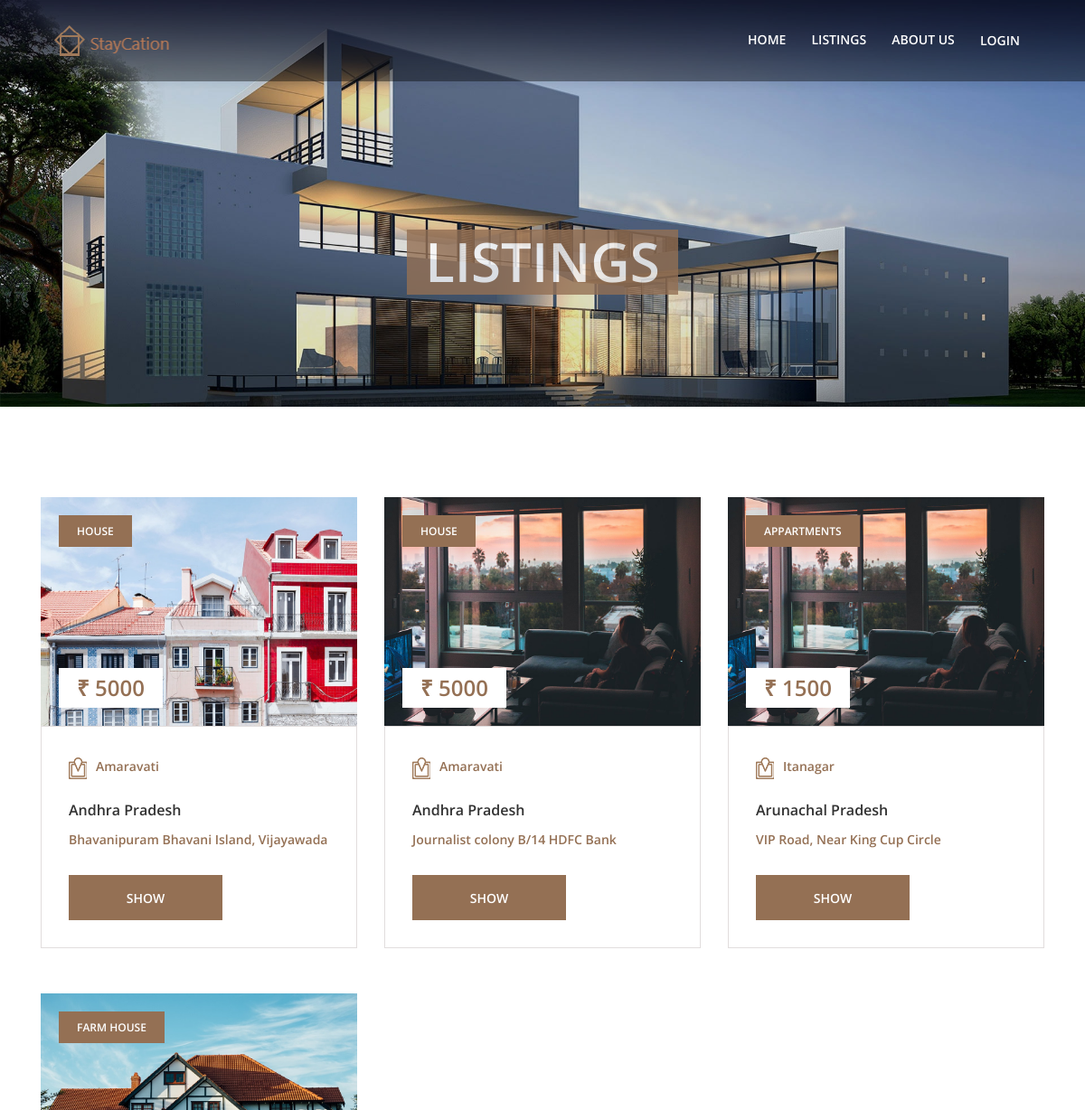
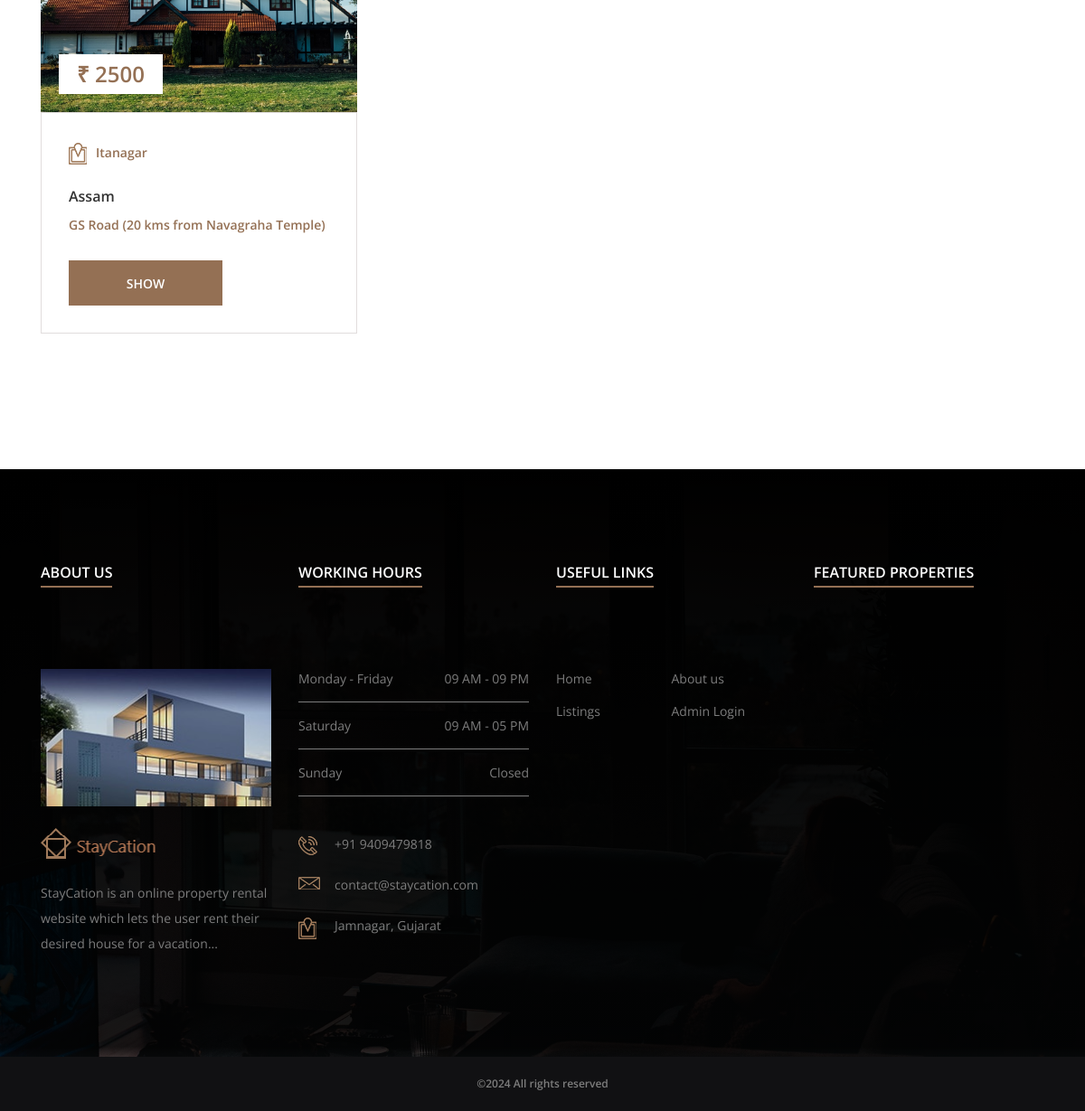
/pages/listings.php, run on the app's committed database (2 pictures, top to bottom).
### tables this page shows
CREATE TABLE `rent` (
  `id` int(11) NOT NULL,
  `categories` varchar(250) NOT NULL,
  `propertyname` varchar(250) NOT NULL,
  `state` varchar(250) NOT NULL,
  `district` varchar(250) NOT NULL,
  `address` varchar(250) NOT NULL,
  `description` varchar(250) NOT NULL,
  `amount` int(11) NOT NULL,
  `size` int(250) NOT NULL,
  `image` varchar(250) DEFAULT NULL,
  `clientid` int(11) NOT NULL
);

### includes/config.php (called while the page is built, shortened)
<?php
function urlOf($path)
{
    return BASE_URL . '/' . $path;
}

### pages/listings.php (the view)
<?php
require '../includes/config.php';
$sql = "SELECT * FROM rent";
$result = mysqli_query($connection, $sql);
$data = mysqli_fetch_all($result, MYSQLI_ASSOC);
require pathOf('includes/header.php');
?>
<section class="breadcumb-area bg-img" style="background-image: url(../img/bg-img/hero1.jpg);">
    <div class="container h-100">
        <div class="row h-100 align-items-center">
            <div class="col-12">
                <div class="breadcumb-content">
                    <h3 class="breadcumb-title">Listings</h3>
                </div>
            </div>
        </div>
    </div>
</section>
<section class="listings-content-wrapper section-padding-100">
    <div class="container">
        <div class="row">
            <?php foreach ($data as $rentdata) { ?>
                <div class="col-12 col-md-6 col-xl-4">
                    <div class="single-featured-property mb-50 wow fadeInUp" data-wow-delay="100ms">
                        <div class="property-thumb">
                            <img src="<?= urlOf('uploads/property/').$rentdata['image'] ?>" alt="">
                            <div class="tag">
                                <span><?= $rentdata['categories'] ?></span>
                            </div>
                            <div class="list-price">
                                <p>₹ <?= $rentdata['amount'] ?></p>
                            </div>
                        </div>
                        <div class="property-content">
                            <p class="location"><img src="<?= urlOf('img/icons/location.png') ?>" alt="location img"><?= $rentdata['district'] ?></p>
                            <h6><?= $rentdata['state'] ?></h6>
                            <p class="location"><?= $rentdata['address'] ?></p>
                            <a href="./single-listings.php?id=<?= $rentdata['id'] ?>" class="btn south-btn wow fadeInUp" data-wow-delay="500ms">Show</a>
                        </div>
                    </div>
                </div>
            <?php } ?>
        </div>
    </div>
</section>
<?php include("../includes/footer.php"); ?>
<?php include("../includes/scripts.php"); ?>

### includes/header.php (shortened to what this page needs)
<!DOCTYPE html>
<html lang="en">
<head>
    <link rel="stylesheet" href="<?= urlOf('css/style.css') ?>">
</head>
<body>
    <header class="header-area">
        <div class="main-header-area" id="stickyHeader">
            <div class="classy-nav-container breakpoint-off">
                <nav class="classy-navbar justify-content-between" id="southNav">
                    <a class="nav-brand" href="<?= urlOf('index.php') ?>"><img src="<?= urlOf('img/core-img/logo.png') ?>" alt="logo"></a>
                    <div class="classy-menu">
                        <div class="classynav">
                            <ul>
                                <li><a href="<?= urlOf('') ?>">Home</a></li>
                                <li><a href="<?= urlof('pages/listings.php') ?>">Listings</a></li>
                                <li><a href="<?= urlof('pages/about-us.php') ?>">About Us</a></li>
                                <div class="btn-group">
                                    <?php
                                    if (!isset($_SESSION['name']) || $_SESSION['name'] == "") {
                                    ?>
                                        <li><a href="<?= urlof('pages/login.php') ?>">Login</a></li>
                                    <?php
                                    } else {
                                    ?>
                                        <li><a href="<?= urlof('api/logout.php') ?>">Logout</a></li>
                                    <?php
                                    }
                                    ?>
                                </div>
                            </ul>
                        </div>
                    </div>
                </nav>
            </div>
        </div>
    </header>

### includes/footer.php (shortened to what this page needs)
<footer class="footer-area section-padding-100-0 bg-img gradient-background-overlay" style="background-image: url(../img/bg-img/cta.jpg);">
    <div class="main-footer-area">
        <div class="container">
            <div class="row">
                <div class="col-12 col-sm-6 col-xl-3">
                    <div class="footer-widget-area mb-100">
                        <div class="widget-title">
                            <h6>About Us</h6>
                        </div>
                        <img src="<?= urlOf('img/bg-img/footer.jpg')?>" alt="">
                        <div class="footer-logo my-4">
                            <img src="<?= urlOf('img/core-img/logo.png') ?>" alt="">
                        </div>
                        <p>StayCation is an online property rental website which lets the user rent their desired house for a vacation...</p>
                    </div>
                </div>
                <div class="col-12 col-sm-6 col-xl-3">
                    <div class="footer-widget-area mb-100">
                        <div class="widget-title">
                            <h6>Working Hours</h6>
                        </div>
                        <div class="weekly-office-hours">
                            <ul>
                                <li class="d-flex align-items-center justify-content-between"><span>Monday - Friday</span> <span>09 AM - 09 PM</span></li>
                                <li class="d-flex align-items-center justify-content-between"><span>Saturday</span> <span>09 AM - 05 PM</span></li>
                                <li class="d-flex align-items-center justify-content-between"><span>Sunday</span> <span>Closed</span></li>
                            </ul>
                        </div>
                        <div class="address">
                            <h6><img src="<?= urlOf('img/icons/phone-call.png')?>" alt=""> +91 9409479818</h6>
                            <h6><img src="<?= urlOf('img/icons/envelope.png')?>" alt=""> contact@staycation.com</h6>
                            <h6><img src="<?= urlOf('img/icons/location.png')?>" alt=""> Jamnagar, Gujarat</h6>
                        </div>
                    </div>
                </div>
                <div class="col-12 col-sm-6 col-xl-3">
                    <div class="footer-widget-area mb-100">
                        <div class="widget-title">
                            <h6>Useful Links</h6>
                        </div>
                        <ul class="useful-links-nav d-flex align-items-center">
                            <li><a href="<?= urlOf('idex.php')?>">Home</a></li>
                            <li><a href="<?= urlOf('pages/about-us.php')?>">About us</a></li>
                            <li><a href="<?= urlOf('pages/listings.php')?>">Listings</a></li>
                            <li><a href="<?= urlOf('admin/index.php')?>">Admin Login</a></li>
                        </ul>
                    </div>
                </div>
                <div class="col-12 col-sm-6 col-xl-3">
                    <div class="footer-widget-area mb-100">
                        <div class="widget-title">
                            <h6>Featured Properties</h6>
                        </div>
                        <div class="featured-properties-slides owl-carousel">
                            <div class="single-featured-properties-slide">
                                <a href="#"><img src=<?= urlOf('img/bg-img/fea-product.jpg')?> alt=""></a>
                            </div>
                        </div>
                    </div>
                </div>
            </div>
        </div>
    </div>
    <div class="copywrite-text d-flex align-items-center justify-content-center">
        <p> &copy;<script>document.write(new Date().getFullYear());</script> All rights reserved
    </div>
</footer>

### includes/scripts.php (shortened to what this page needs)
</body>
</html>

### data on the page
rent: image (picture), categories "HOUSE", amount "5000", district "Amaravati", state "Andhra Pradesh", address "Bhavanipuram Bhavani Island, Vijayawada"
rent: image (picture), categories "HOUSE", amount "5000", district "Amaravati", state "Andhra Pradesh", address "Journalist colony B/14 HDFC Bank"
rent: image (picture), categories "APPARTMENTS", amount "1500", district "Itanagar", state "Arunachal Pradesh", address "VIP Road, Near King Cup Circle"
rent: image (picture), categories "FARM HOUSE", amount "2500", district "Itanagar", state "Assam", address "GS Road (20 kms from Navagraha Temple)"
